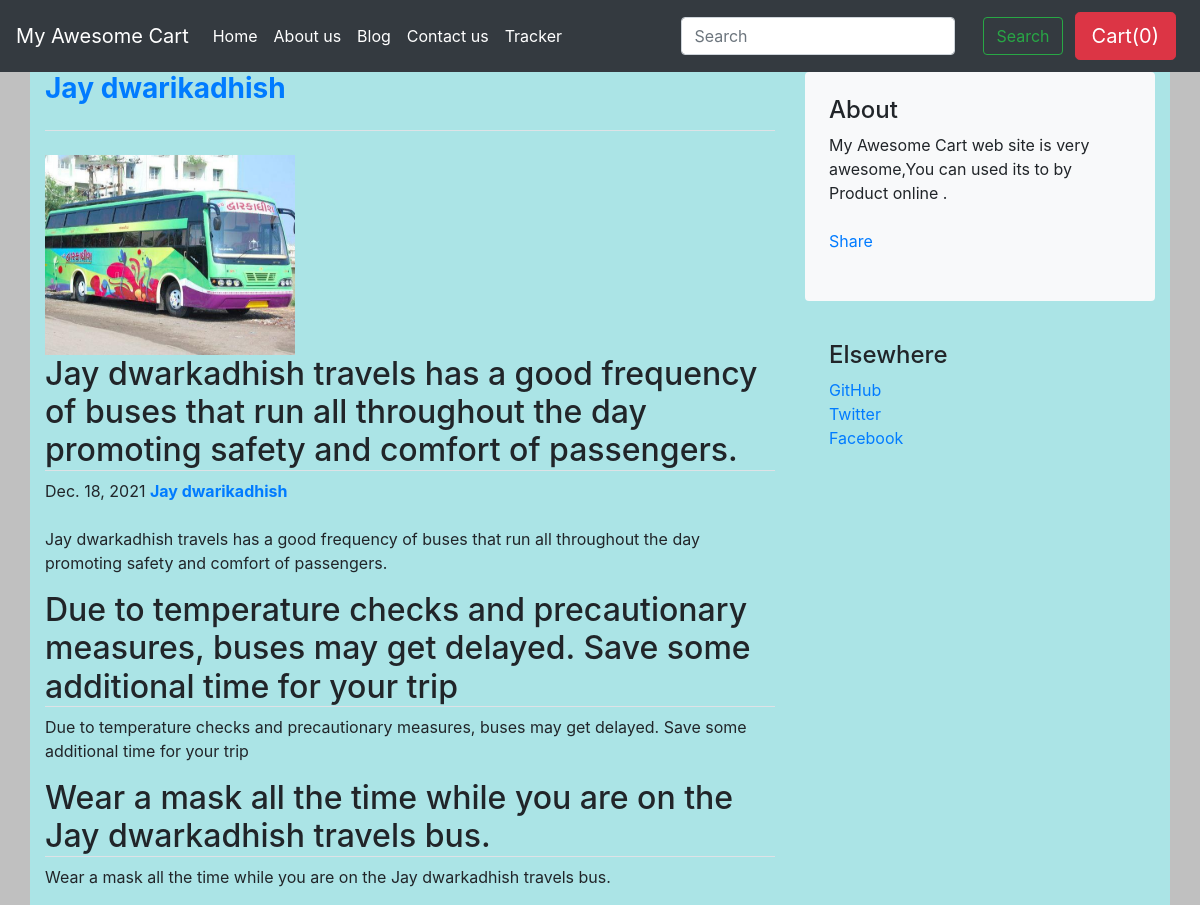
The app's page /blog/blogpost/3 with its own data.
### Blog/models.py (models this page shows, shortened)
class Blogdetails(models.Model):
    Post_id = models.AutoField
    Title = models.CharField(max_length=100)
    heading0 = models.CharField(max_length=10000, default="")
    dheading0 = models.CharField(max_length=10000, default="")
    heading1 = models.CharField(max_length=50000, default="")
    dheading1 = models.CharField(max_length=10000, default="")
    heading2 = models.CharField(max_length=10000, default="")
    dheading2 = models.CharField(max_length=50000, default="")
    Blog_date = models.DateField(auto_now_add=True)
    image = models.ImageField(upload_to="Shops/images", default="")

### Blog/views.py (the view)
# urls.py: path('blogpost/<int:myid>', views.blogpost, name="blogpost")
def blogpost(request, myid):
    Maindata = Blogdetails.objects.filter(id=myid)
    Blog = {"data": Maindata}
    return render(request, "Blog/Blogpost.html", Blog)

### Blog/templates/Blog/Blogpost.html (shortened to what this page needs)
{% extends 'Blog/Basic.html' %}
{% block body %}
<div class="container">
    <div class="row g-5">
        <div class="col-md-8">
            {% for i in data %}
            <h3 class="pb-4 mb-4 fst-italic border-bottom text-primary"><strong>
                    {{i.Title}}
            </h3>
            {% if i.image %}
            <img src="/media/{{i.image}}" alt="" class="bd-placeholder-img" width="250" height="200"
                aria-label="Placeholder :image">
            {% endif %}
            <h2 class="blog-post-title border-bottom">{{i.heading0}}</h2>
            <p class=" blog-post-meta">{{i.Blog_date}} <strong
                    class="d-inline-block mb-2 text-primary">{{i.Title}}</strong>
            <p>{{i.dheading0}}</p>
            <h2 class="blog-post-title border-bottom">{{i.heading1}}</h2>
            <p>{{i.dheading1}}</p>
            <h2 class="blog-post-title border-bottom">{{i.heading2}}</h2>
            <p>{{i.dheading2}}</p>
            {% endfor %}
        </div>
        <div class="col-md-4">
            <div class="position-sticky" style="top: 2rem;">
                <div class="p-4 mb-3 bg-light rounded">
                    <h4 class="fst-italic">About</h4>
                    <p class="mb-0">My Awesome Cart web site is very awesome,You can used its to by Product online .</p>
                    <div class="my-4 fb-share-button" data-href="http://127.0.0.1:8000/blog/blogpost/{{i.id}}"
                        data-layout="button" data-size="large"><a target="_blank"
                            href="https://www.facebook.com/sharer/sharer.php?u=http%3A%2F%2F127.0.0.1%3A8000%2Fblog%2Fblogpost%2F1&amp;src=sdkpreparse"
                            class="fb-xfbml-parse-ignore">Share</a></div>
                </div>
                <div class="p-4">
                    <h4 class="fst-italic">Elsewhere</h4>
                    <ol class="list-unstyled">
                        <li><a href="#">GitHub</a></li>
                        <li><a href="#">Twitter</a></li>
                        <li><a href="https://www.facebook.com/">Facebook</a></li>
                    </ol>
                </div>
            </div>
        </div>
    </div>
</div>
{% endblock %}

### Blog/templates/Blog/Basic.html (style rules this page uses)
body { background-color: rgb(192, 192, 192); }
.container { background-color: rgb(171, 228, 230); }

### records on screen
Blogdetails: Title "Jay dwarikadhish", image (picture), heading0 "Jay dwarkadhish travels has a good frequency of buses that run all throughout the day promoting safety and comfort of passengers.", Blog_date "Dec. 18, 2021", dheading0 "Jay dwarkadhish travels has a good frequency of buses that run all throughout the day promoting safety and comfort of passengers.", heading1 "Due to temperature checks and precautionary measures, buses may get delayed. Save some additional time for your trip", dheading1 "Due to temperature checks and precautionary measures, buses may get delayed. Save some additional time for your trip", heading2 "Wear a mask all the time while you are on the Jay dwarkadhish travels bus.", dheading2 "Wear a mask all the time while you are on the Jay dwarkadhish travels bus."
